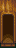

Below is a game level as drawn by its tile map, then a one-line description and the .tmx file that defines it, in full:
An orthogonal 1x3 tile map with 16x16 px tiles, 4 tile layers (Back, Buildings, Paths, Front).

<map version="1.8" tiledversion="1.8.4" orientation="orthogonal" renderorder="right-down" width="1" height="3" tilewidth="16" tileheight="16" infinite="0" nextlayerid="10" nextobjectid="27">
 <tileset firstgid="1" name="mine" tilewidth="16" tileheight="16" tilecount="384" columns="16">
  <image source="ES_mine_desert.png" width="256" height="384" />
  <tile id="0">
   <properties>
    <property name="Type" value="Dirt" />
   </properties>
  </tile>
  <tile id="137">
   <properties>
    <property name="Type" value="Stone" />
   </properties>
  </tile>
  <tile id="138">
   <properties>
    <property name="Type" value="Stone" />
   </properties>
  </tile>
  <tile id="139">
   <properties>
    <property name="Type" value="Stone" />
   </properties>
  </tile>
  <tile id="140">
   <properties>
    <property name="Type" value="Stone" />
   </properties>
  </tile>
  <tile id="153">
   <properties>
    <property name="Type" value="Stone" />
   </properties>
  </tile>
  <tile id="154">
   <properties>
    <property name="Type" value="Stone" />
   </properties>
  </tile>
  <tile id="155">
   <properties>
    <property name="Type" value="Stone" />
   </properties>
  </tile>
  <tile id="165">
   <properties>
    <property name="Type" value="Dirt" />
   </properties>
  </tile>
  <tile id="166">
   <properties>
    <property name="Type" value="Stone" />
   </properties>
  </tile>
  <tile id="167">
   <properties>
    <property name="Type" value="Stone" />
   </properties>
  </tile>
  <tile id="168">
   <properties>
    <property name="Type" value="Stone" />
   </properties>
  </tile>
  <tile id="169">
   <properties>
    <property name="Type" value="Stone" />
   </properties>
  </tile>
  <tile id="170">
   <properties>
    <property name="Type" value="Stone" />
   </properties>
  </tile>
  <tile id="171">
   <properties>
    <property name="Type" value="Stone" />
   </properties>
  </tile>
  <tile id="172">
   <properties>
    <property name="Type" value="Stone" />
   </properties>
  </tile>
  <tile id="181">
   <properties>
    <property name="Type" value="Dirt" />
   </properties>
  </tile>
  <tile id="182">
   <properties>
    <property name="Type" value="Stone" />
   </properties>
  </tile>
  <tile id="183">
   <properties>
    <property name="Type" value="Dirt" />
   </properties>
  </tile>
  <tile id="184">
   <properties>
    <property name="Type" value="Stone" />
   </properties>
  </tile>
  <tile id="185">
   <properties>
    <property name="Type" value="Stone" />
   </properties>
  </tile>
  <tile id="186">
   <properties>
    <property name="Type" value="Stone" />
   </properties>
  </tile>
  <tile id="187">
   <properties>
    <property name="Type" value="Stone" />
   </properties>
  </tile>
  <tile id="188">
   <properties>
    <property name="Type" value="Stone" />
   </properties>
  </tile>
  <tile id="198">
   <properties>
    <property name="Type" value="Stone" />
   </properties>
  </tile>
  <tile id="199">
   <properties>
    <property name="Type" value="Stone" />
   </properties>
  </tile>
  <tile id="200">
   <properties>
    <property name="Type" value="Stone" />
   </properties>
  </tile>
  <tile id="201">
   <properties>
    <property name="Type" value="Stone" />
   </properties>
  </tile>
  <tile id="202">
   <properties>
    <property name="Type" value="Stone" />
   </properties>
  </tile>
  <tile id="203">
   <properties>
    <property name="Type" value="Stone" />
   </properties>
  </tile>
  <tile id="204">
   <properties>
    <property name="Type" value="Stone" />
   </properties>
  </tile>
  <tile id="217">
   <properties>
    <property name="Type" value="Stone" />
   </properties>
  </tile>
  <tile id="218">
   <properties>
    <property name="Type" value="Stone" />
   </properties>
  </tile>
  <tile id="219">
   <properties>
    <property name="Type" value="Stone" />
   </properties>
  </tile>
  <tile id="233">
   <properties>
    <property name="Type" value="Stone" />
   </properties>
  </tile>
  <tile id="234">
   <properties>
    <property name="Type" value="Stone" />
   </properties>
  </tile>
  <tile id="235">
   <properties>
    <property name="Type" value="Stone" />
   </properties>
  </tile>
  <tile id="240">
   <properties>
    <property name="Type" value="Wood" />
   </properties>
  </tile>
  <tile id="241">
   <properties>
    <property name="Type" value="Wood" />
   </properties>
  </tile>
  <tile id="242">
   <properties>
    <property name="Type" value="Wood" />
   </properties>
  </tile>
  <tile id="243">
   <animation>
    <frame tileid="243" duration="1000" />
    <frame tileid="291" duration="1000" />
   </animation>
  </tile>
  <tile id="244">
   <animation>
    <frame tileid="244" duration="1000" />
    <frame tileid="292" duration="1000" />
   </animation>
  </tile>
  <tile id="245">
   <animation>
    <frame tileid="245" duration="1000" />
    <frame tileid="293" duration="1000" />
   </animation>
  </tile>
  <tile id="249">
   <animation>
    <frame tileid="249" duration="1000" />
    <frame tileid="294" duration="1000" />
   </animation>
  </tile>
  <tile id="250">
   <animation>
    <frame tileid="250" duration="1000" />
    <frame tileid="295" duration="1000" />
   </animation>
  </tile>
  <tile id="256">
   <properties>
    <property name="Type" value="Wood" />
   </properties>
  </tile>
  <tile id="257">
   <properties>
    <property name="Type" value="Wood" />
   </properties>
  </tile>
  <tile id="258">
   <properties>
    <property name="Type" value="Wood" />
   </properties>
  </tile>
  <tile id="272">
   <properties>
    <property name="Type" value="Wood" />
   </properties>
  </tile>
  <tile id="273">
   <properties>
    <property name="Type" value="Wood" />
   </properties>
  </tile>
  <tile id="274">
   <properties>
    <property name="Type" value="Wood" />
   </properties>
  </tile>
  <tile id="295">
   <animation>
    <frame tileid="295" duration="1000" />
    <frame tileid="250" duration="1000" />
   </animation>
  </tile>
 </tileset>
 <layer id="1" name="Back" width="1" height="3">
  <data encoding="csv">
15,
203,
286
</data>
 </layer>
 <objectgroup id="2" name="Back" />
 <layer id="3" name="Buildings" width="1" height="3">
  <data encoding="csv">
254,
270,
0
</data>
 </layer>
 <objectgroup id="4" name="Buildings">
  <properties>
   <property name="Warp" value="MeadowShed" />
  </properties>
 </objectgroup>
 <layer id="8" name="Paths" width="1" height="3">
  <data encoding="csv">
0,
0,
0
</data>
 </layer>
 <objectgroup id="9" name="Paths" />
 <layer id="5" name="Front" width="1" height="3">
  <data encoding="csv">
0,
0,
0
</data>
 </layer>
 <objectgroup id="6" name="Front" />
</map>
